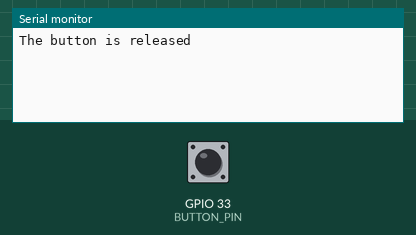
A sketch run on a simulated ESP32. Shown: the last lines printed to the serial monitor. The test bench sets the inputs (shaded band); at power-on: GPIO 33 (BUTTON_PIN) HIGH.

Above: at 1.2 s.
1.3 s: GPIO 33 (BUTTON_PIN) pulled LOW for 0.15 s
At 1.43 s:
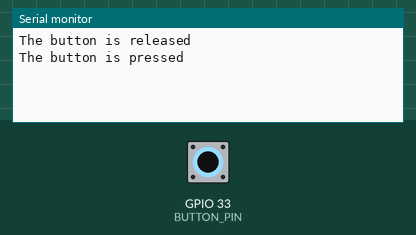
At 2.4 s:
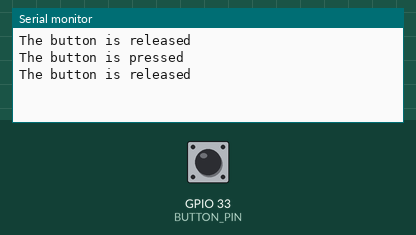

The sketch:

PushButton.ino
```cpp
#define BUTTON_PIN 33

// Variables will change:
int lastState = LOW;  // the previous state from the input pin
int currentState;     // the current reading from the input pin

void setup() {
  Serial.begin(9600);
  pinMode(BUTTON_PIN, INPUT_PULLUP);
}

void loop() {
  // read the state of the switch/button:
  currentState = digitalRead(BUTTON_PIN);

  if (lastState == HIGH && currentState == LOW)
    Serial.println("The button is pressed");
  else if (lastState == LOW && currentState == HIGH)
    Serial.println("The button is released");

  // save the the last state
  lastState = currentState;
}
```

Measured:
- after the input at 1.3 s, the serial monitor: prints a new line at once (image 1)
